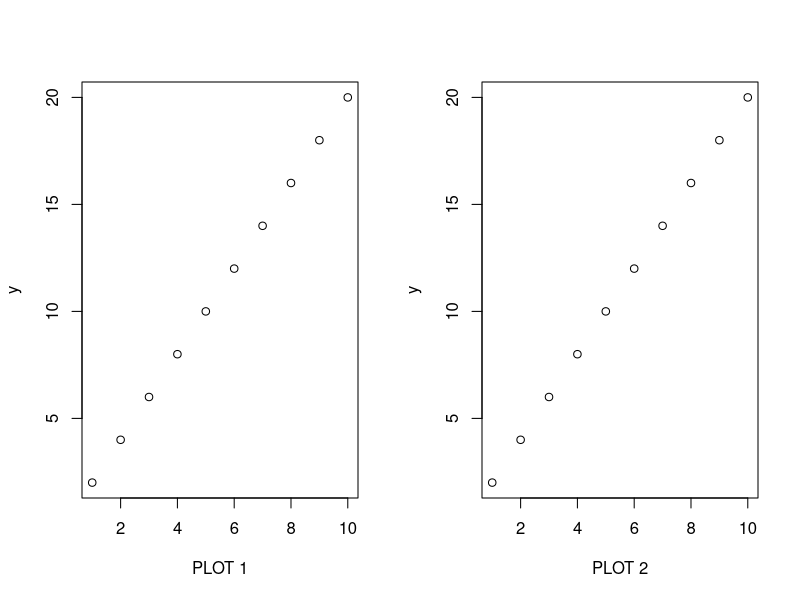
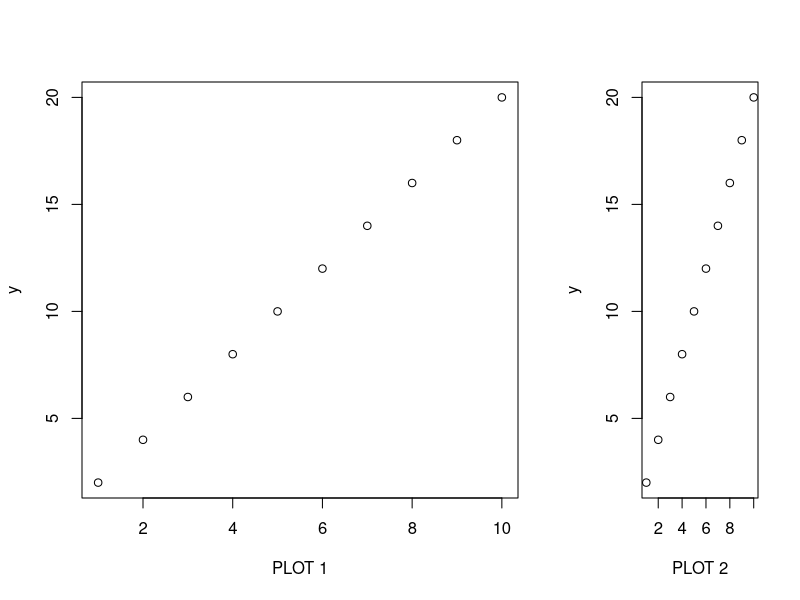

These figures' R source, in order:
## Test how layout() affects par('pin') and par('fin')
x <- 1:10
y <- 2*x
for (d in c(0.5, 0.3)) {
    layout(matrix(1, nrow=1), widths=1)
    cat("TEST layout(..., widths=c(", 1-d, ",", d, "))\n")
    cat("  pin=", par("pin"), "before layout\n")
    cat("  fin=", par("fin"), "before layout\n\n")
    layout(matrix(c(1, 2), nrow=1), widths=c(1-d, d))

    frame(); par(new=TRUE)

    cat("  pin=", par("pin"), "before plot 1\n")
    cat("  fin=", par("fin"), "before plot 1\n\n")
    plot(x, y, xlab="PLOT 1")

    frame(); par(new=TRUE)

    cat("  pin=", par("pin"), "after plot 1, i.e. just before plot 2\n")
    cat("  fin=", par("fin"), "after plot 1, i.e. just before plot 2\n\n")
    plot(x, y, xlab="PLOT 2")
    cat("  pin=", par("pin"), "after plot 2\n")
    cat("  fin=", par("fin"), "after plot 2\n\n")
}

